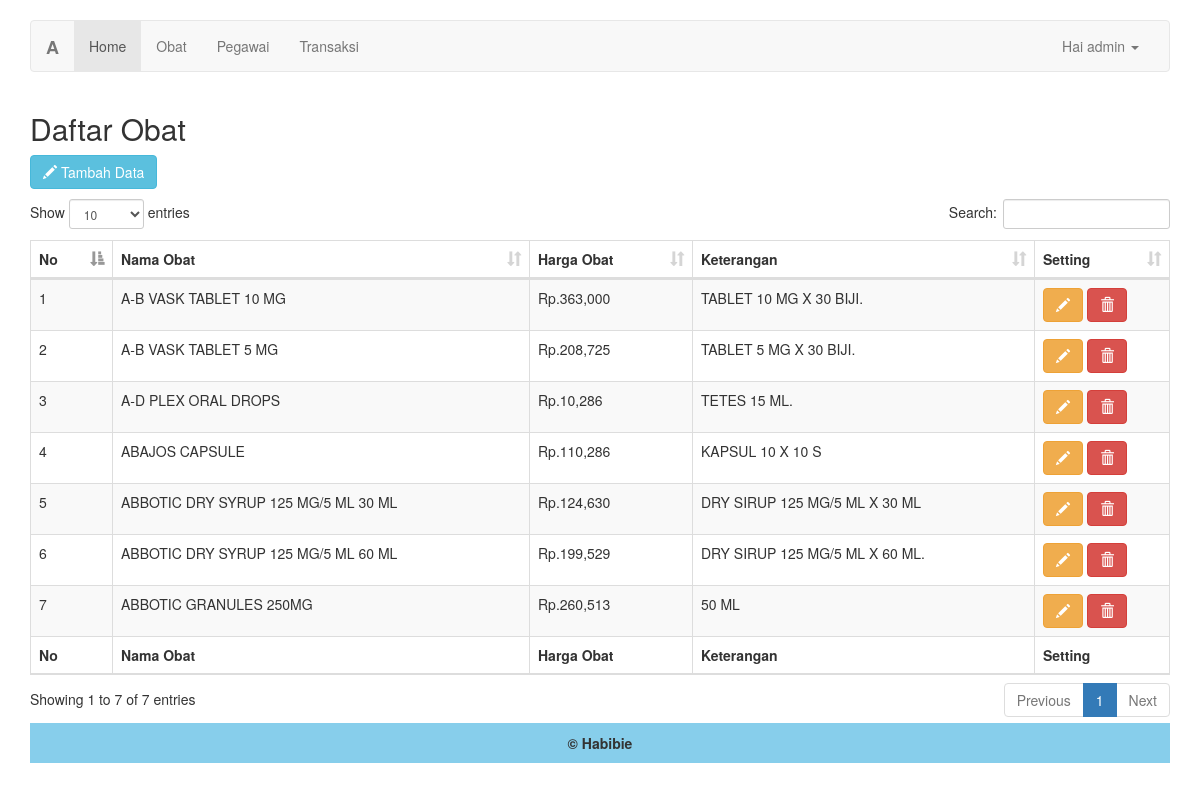
The page /obat.php (signed in) on the database its author committed.
### tables this page shows
CREATE TABLE `data_obat` (
  `id_obat` int(11) NOT NULL,
  `nama_obat` varchar(225) NOT NULL,
  `harga_obat` decimal(15,0) NOT NULL,
  `keterangan` text NOT NULL
);

### obat.php (the view, shortened to what this page needs)
<?php
include 'koneksi.php';
if (@$_SESSION['admin']) {
    require_once 'header.php';
?>
<div class="container">
	<h2>Daftar Obat</h2>
	<button style="margin-bottom: 10px" data-toggle="modal" data-target="#myModal" type="button" class="btn btn-info"><span class="glyphicon glyphicon-pencil"></span> Tambah Data</button>
	<table id="example" class="table table-hover table-striped table-bordered" style="width:100%">
        <thead>
            <tr>
                <th>No</th>
                <th>Nama Obat</th>
                <th>Harga Obat</th>
                <th>Keterangan</th>
                <th>Setting</th>
            </tr>
        </thead>
        <tbody>
        <?php
        $obat=mysqli_query($koneksi, "select * from data_obat");
        $no = 1;
        while ($obt=mysqli_fetch_array($obat)) {
        ?>
            <tr>
                <td><?php echo $no++ ?></td>
                <td><?php echo $obt['nama_obat'] ?></td>
                <td>Rp.<?php echo number_format($obt['harga_obat']) ?></td>
                <td><?=$obt['keterangan']?></td>
                <td>
                	<a href="edit_obat.php?id_obat=<?php echo $obt['id_obat']; ?>" class="btn btn-warning"><span class="glyphicon glyphicon-pencil"></span></a>
                	<a onclick="if(confirm('Yakin Mau Hapus Data Ini ?')){location.href='hapus_obat.php?id_obat=<?php echo $obt['id_obat'];?>'}" class="btn btn-danger">
                		<span class="glyphicon glyphicon-trash"></span>
                	</a>
                </td>
            </tr>
        <?php } ?>
        </tbody>
        <tfoot>
            <tr>
                <th>No</th>
                <th>Nama Obat</th>
                <th>Harga Obat</th>
                <th>Keterangan</th>
                <th>Setting</th>
            </tr>
        </tfoot>
    </table>
</div>
<?php
require_once 'footer.php';
}else {
    header("location:index.php");
}
?>

### header.php (shortened to what this page needs)
<!DOCTYPE html>
<html lang="en">
  <head>
    <link href="css/bootstrap.min.css" rel="stylesheet">
    <link rel="stylesheet" type="text/css" href="css/dataTables.bootstrap.min.css">
    <link href="navbar.css" rel="stylesheet">
  </head>
  <body>
    <div class="container">
      <nav class="navbar navbar-default">
        <div class="container-fluid">
          <div class="navbar-header">
            <a class="navbar-brand" href="#"><B>A</B></a>
          </div>
          <div id="navbar" class="navbar-collapse collapse">
            <ul class="nav navbar-nav">
              <li class="active"><a href="home.php">Home</a></li>
              <li><a href="obat.php">Obat</a></li>
              <li><a href="pegawai.php">Pegawai</a></li>
              <li><a href="transaksi.php">Transaksi</a></li>
            </ul>
            <ul class="nav navbar-nav navbar-right">
              <li class="dropdown">
                <?php require_once 'koneksi.php';
                $id = $_SESSION['admin'];
                $admin = mysqli_query($koneksi, "select * from admin where id ='$id'");
                while($u = mysqli_fetch_assoc($admin)) {
                  ?>
                <a href="#" class="dropdown-toggle" data-toggle="dropdown" role="button" aria-haspopup="true" aria-expanded="false">Hai <?php echo $u['username'] ?> <span class="caret"></span></a>
              <?php } ?>
               </li>
            </ul>
          </div>
        </div>
      </nav>
    </div>

### footer.php (shortened to what this page needs)
<div class="container">
	<div class="" >
		<div class="col-md-12" style="background-color: skyblue">
		<p style="margin-top: 10px;text-align: center;"><b>&copy; Habibie</b></p>
	</div>
	</div>
</div>
</body>
</html>

### css/navbar.css (style rules this page uses)
body { padding-top: 20px; padding-bottom: 200px; }
.navbar { margin-bottom: 20px; }

### rows shown on the page
data_obat: nama_obat "A-B VASK TABLET 10 MG", harga_obat "363,000", keterangan "TABLET 10 MG X 30 BIJI."
data_obat: nama_obat "A-B VASK TABLET 5 MG", harga_obat "208,725", keterangan "TABLET 5 MG X 30 BIJI."
data_obat: nama_obat "A-D PLEX ORAL DROPS", harga_obat "10,286", keterangan "TETES 15 ML."
data_obat: nama_obat "ABAJOS CAPSULE", harga_obat "110,286", keterangan "KAPSUL 10 X 10 S"
data_obat: nama_obat "ABBOTIC DRY SYRUP 125 MG/5 ML 30 ML", harga_obat "124,630", keterangan "DRY SIRUP 125 MG/5 ML X 30 ML"
data_obat: nama_obat "ABBOTIC DRY SYRUP 125 MG/5 ML 60 ML", harga_obat "199,529", keterangan "DRY SIRUP 125 MG/5 ML X 60 ML."
data_obat: nama_obat "ABBOTIC GRANULES 250MG", harga_obat "260,513", keterangan "50 ML"

### other values the page prints
$u['username'] "admin"
